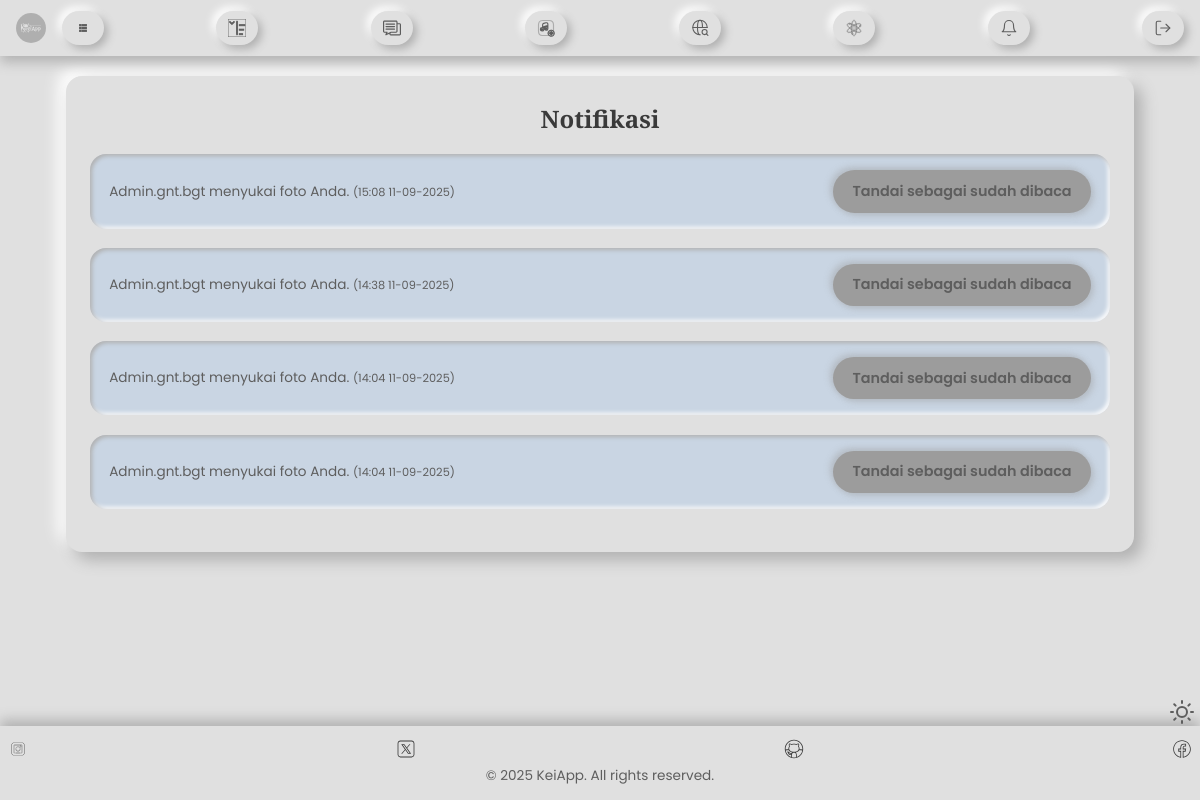
Screenshot of /notifications (signed in) with the database file from the repository.
### kei.py (models this page shows, shortened)
class Notifications(db.Model):
    id = db.Column(db.Integer, primary_key=True)
    message = db.Column(db.String(255), nullable=False)
    date_created = db.Column(db.DateTime, default=datetime.utcnow)
    is_read = db.Column(db.Boolean, default=False)
    user_id = db.Column(db.Integer, db.ForeignKey('user.id'), nullable=False)
    message_id = db.Column(db.Integer, db.ForeignKey('message.id'), nullable=True)
    image_id = db.Column(db.Integer, db.ForeignKey('gallery_image.id'), nullable=True)

### kei.py (the view)
@kei.route('/notifications')
@login_required
def notifications():
    notifications = Notifications.query.filter_by(user_id=current_user.id).order_by(Notifications.date_created.desc()).all()
    return render_template('notifications.html', notifications=notifications)

### kei.py (called while the page is built)
@login_manager.user_loader
def load_user(user_id):
    return db.session.get(User, int(user_id))

@kei.context_processor
def inject_notifications():
    if current_user.is_authenticated:
        unread_count = Notifications.query.filter_by(user_id=current_user.id, is_read=False).count()
        return dict(unread_count=unread_count)
    return dict(unread_count=0)

### templates/notifications.html (shortened to what this page needs)
{% extends "base.html" %}
{% block content %}
    <div class="container">
        <div class="card">
            <h1 class="card-title">Notifikasi</h1>
            {% if notifications %}
                <ul class="notification-list">
                {% for notification in notifications %}
                    <li class="notification-item {% if not notification.is_read %}unread{% endif %}">
                        {% if notification.message_id %}
                            <a href="{{ url_for('inbox') }}" class="notification-link">
                                <p class="notification-message">{{ notification.message }} <small class="notification-date">({{ notification.date_created.strftime('%H:%M %d-%m-%Y') }})</small></p>
                            </a>
                        {% elif notification.image_id %}
                            <a href="{{ url_for('gallery') }}#image-{{ notification.image_id }}" class="notification-link">
                                <p class="notification-message">{{ notification.message }} <small class="notification-date">({{ notification.date_created.strftime('%H:%M %d-%m-%Y') }})</small></p>
                            </a>
                        {% else %}
                            <p class="notification-message">{{ notification.message }} <small class="notification-date">({{ notification.date_created.strftime('%H:%M %d-%m-%Y') }})</small></p>
                        {% endif %}
                        {% if not notification.is_read %}
<a href="{{ url_for('read_notifications', notification_id=notification.id) }}" class="btn btn-secondary btn-small">Tandai sebagai sudah dibaca</a>
                        {% endif %}
                    </li>
                {% endfor %}
                </ul>
            {% else %}
                <p>Anda tidak memiliki notifikasi baru.</p>
            {% endif %}
        </div>
    </div>
{% endblock %}

### projec/css/kei.css (style rules this page uses)
:root { --bg-color-soft: #e0e0e0; --card-color-soft: #e0e0e0; --text-color-soft: #5e5e5e; --heading-color-soft: #3a3a3a; --link-color-soft: #007bff; --primary-color-soft: #007bff; --secondary-color-soft: #9c9c9c; --danger-color-soft: #d32f2f; --shadow-light: #ffffff; --shadow-dark: #b0b0b0; --inset-shadow-light: #f0f0f0; --inset-shadow-dark: #c8c8c8; --secondary-text-color: #666666; --accent-color: #5d9cec; --quote-shadow: #e0e0e0; --fold-color: #dcdcdc; }
* { box-sizing: border-box; margin: 0; padding: 0; }
body { font-family: 'Poppins', sans-serif; background-color: var(--bg-color-soft); color: var(--text-color-soft); line-height: 1.3; transition: background-color 0.5s ease; padding-top: 40px; padding-bottom: 40px; }
.container { max-width: 900px; margin: 0 auto; padding: 0.5rem; }
h1, h2, h3, h4, h5, h6 { font-family: 'Playfair Display', serif; color: var(--heading-color-soft); margin-bottom: 0.6rem; }
h1 { font-size: 1.4rem; }
a { color: var(--link-color-soft); text-decoration: none; transition: color 0.3s ease; }
.card, .gallery-item, .form-card, .profile-card, .edit-options-card, .weather, .quote, .card-quote, .message-item, .notification-item { background-color: var(--card-color-soft); border-radius: 10px; box-shadow: 5px 5px 10px var(--shadow-dark), -5px -5px 10px var(--shadow-light); padding: 1rem; margin-bottom: 0.7rem; transition: transform 0.2s ease, box-shadow 0.2s ease; }
.card-title { font-size: 1.3rem; font-weight: 700; text-align: center; margin-bottom: 0.7rem; color: var(--heading-color-soft); }
.btn { display: inline-block; padding: 0.4rem 0.8rem; font-size: 0.75rem; font-weight: 600; text-align: center; border: none; border-radius: 20px; cursor: pointer; background-color: var(--card-color-soft); box-shadow: 3px 3px 6px var(--shadow-dark), -3px -3px 6px var(--shadow-light); color: var(--text-color-soft); transition: all 0.2s ease-in-out; }
.btn.btn-secondary { color: var(--text-color-soft); background-color: var(--secondary-color-soft); box-shadow: 3px 3px 6px rgba(156, 156, 156, 0.4), -3px -3px 6px rgba(156, 156, 156, 0.4); }
.btn-small { padding: 0.3rem 0.6rem; font-size: 0.7rem; border-radius: 16px; }
.notification-list { list-style: none; padding: 0; }
.notification-item { padding: 0.7rem 0.9rem; margin-bottom: 5px; font-size: 0.75rem; display: flex; justify-content: space-between; align-items: center; transition: box-shadow 0.2s ease, background-color 0.2s ease; }
.notification-item.unread { background-color: rgba(0, 123, 255, 0.1); box-shadow: inset 2px 2px 4px var(--shadow-dark), inset -2px -2px 4px var(--shadow-light); }
@media (min-width: 568px) { body { padding-top: 60px; padding-bottom: 60px; line-height: 1.6; } }
@media (min-width: 568px) { .container { max-width: 1100px; padding: 1rem; } }
@media (min-width: 568px) { h1 { font-size: 2.5rem; } }
@media (min-width: 568px) { .card, .gallery-item, .form-card, .profile-card, .edit-options-card, .weather, .quote, .message-item, .notification-item { border-radius: 16px; box-shadow: 8px 8px 16px var(--shadow-dark), -8px -8px 16px var(--shadow-light); padding: 1.5rem; margin-bottom: 1.2rem; } }
@media (min-width: 568px) { .card-title { font-size: 1.5rem; margin-bottom: 1rem; } }
@media (min-width: 568px) { .btn { padding: 0.6rem 1.2rem; font-size: 0.9rem; border-radius: 30px; box-shadow: 5px 5px 10px var(--shadow-dark), -5px -5px 10px var(--shadow-light); } }
@media (min-width: 568px) { .notification-item { padding: 1rem 1.2rem; font-size: 0.85rem; } }

### rows the page displays
Notifications: message "Admin.gnt.bgt menyukai foto Anda.", date_created "15:08 11-09-2025"
Notifications: message "Admin.gnt.bgt menyukai foto Anda.", date_created "14:38 11-09-2025"
Notifications: message "Admin.gnt.bgt menyukai foto Anda.", date_created "14:04 11-09-2025"
Notifications: message "Admin.gnt.bgt menyukai foto Anda.", date_created "14:04 11-09-2025"
